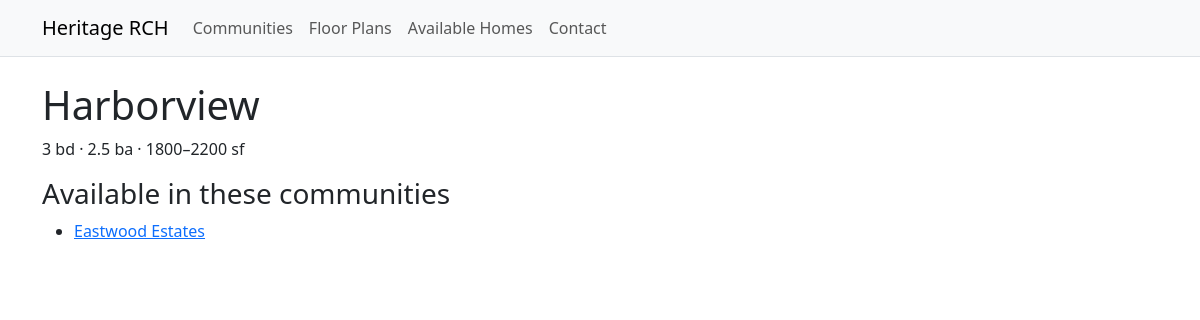
The app's page /plans/harborview/ with its own data.
### catalog/models.py (models this page shows, shortened)
class TimeStampedModel(models.Model):
    created_at = models.DateTimeField(auto_now_add=True, db_index=True)
    updated_at = models.DateTimeField(auto_now=True, db_index=True)
    class Meta:
        abstract = True

class SluggedModel(models.Model):
    slug = models.SlugField(max_length=160, unique=True, help_text="URL slug")
    class Meta:
        abstract = True

class FloorPlan(TimeStampedModel, SluggedModel):
    name = models.CharField(max_length=160)
    series = models.ForeignKey(
        PlanSeries, on_delete=models.SET_NULL, null=True, blank=True, related_name="plans"
    )
    beds = models.PositiveSmallIntegerField(default=3)
    baths = models.DecimalField(
        max_digits=3, decimal_places=1, default=Decimal("2.0"), validators=[MinValueValidator(0)]
    )
    garage_cars = models.PositiveSmallIntegerField(default=2)
    sq_ft_min = models.PositiveIntegerField(null=True, blank=True)
    sq_ft_max = models.PositiveIntegerField(null=True, blank=True)
    base_price = models.DecimalField(
        max_digits=12, decimal_places=2, null=True, blank=True, help_text="Optional from-price"
    )
    description = models.TextField(blank=True)
    brochure_pdf = models.FileField(upload_to="plans/brochures/%Y/%m/%d/", blank=True)
    photos = GenericRelation(Photo)
    attachments = GenericRelation(Attachment)
    available_in = models.ManyToManyField(
        Community, through="PlanAvailability", related_name="available_plans", blank=True
    )
    class Meta: # type: ignore
        ordering = ["name"]
        indexes = [
            models.Index(fields=["beds", "baths"]),
            models.Index(fields=["sq_ft_min", "sq_ft_max"]),
        ]

class Community(TimeStampedModel, SluggedModel):
    name = models.CharField(max_length=160)
    tagline = models.CharField(max_length=200, blank=True)
    description = models.TextField(blank=True)
    status = models.CharField(
        max_length=20, choices=CommunityStatus.choices, default=CommunityStatus.ACTIVE
    )
    city = models.CharField(max_length=120, blank=True)
    county = models.CharField(max_length=120, blank=True)
    state = models.CharField(max_length=2, default="MA")
    school_district = models.CharField(max_length=160, blank=True)
    latitude = models.DecimalField(max_digits=9, decimal_places=6, null=True, blank=True)
    longitude = models.DecimalField(max_digits=9, decimal_places=6, null=True, blank=True)
    amenities = models.ManyToManyField(Amenity, blank=True, related_name="communities")
    photos = GenericRelation(Photo)
    attachments = GenericRelation(Attachment)
    class Meta: # type: ignore
        ordering = ["name"]
        indexes = [
            models.Index(fields=["status"]),
            models.Index(fields=["city", "state"]),
        ]
    def get_absolute_url(self):  # pragma: no cover
        return reverse("catalog:community_detail", args=[self.slug])

### catalog/views/plan.py (the view)
# urls.py: path("plans/<slug:slug>/", PlanDetailView.as_view(), name="plan_detail"),
class PlanDetailView(DetailView):
    model = FloorPlan
    template_name = "catalog/plan_detail.html"
    slug_field = "slug"

### templates/catalog/plan_detail.html (shortened to what this page needs)
{% extends 'base.html' %}
{% block content %}
<h1>{{ object.name }}</h1>
<p>{{ object.beds }} bd · {{ object.baths }} ba · {{ object.sq_ft_min }}–{{ object.sq_ft_max }} sf</p>
<h3>Available in these communities</h3>
<ul>
  {% for c in object.available_in.all %}
    <li><a href="{{ c.get_absolute_url }}">{{ c.name }}</a></li>
  {% empty %}<li>—</li>{% endfor %}
</ul>
{% endblock %}

### records on screen
FloorPlan: name "Harborview", beds "3", baths "2.5", sq_ft_min "1800", sq_ft_max "2200"
Community: name "Eastwood Estates"
